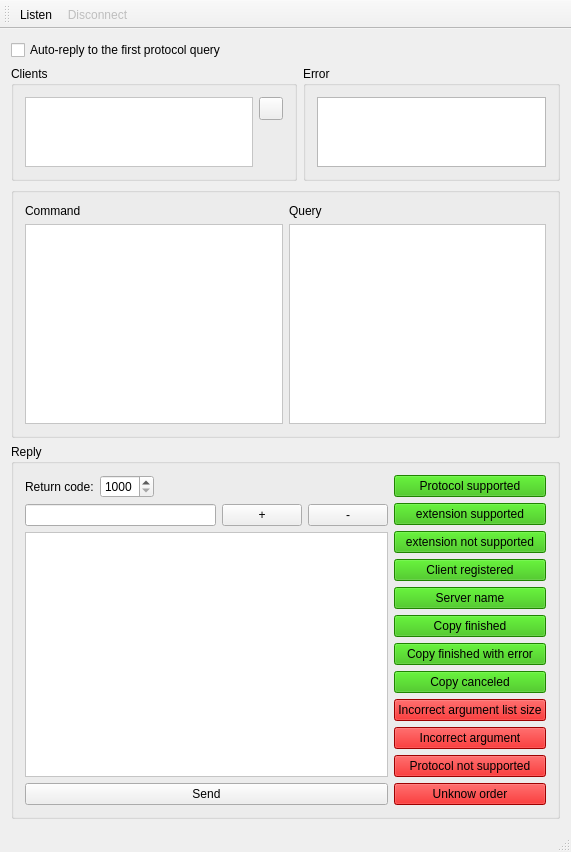
<?xml version="1.0" encoding="UTF-8"?>
<ui version="4.0">
 <class>MainWindow</class>
 <widget class="QMainWindow" name="MainWindow">
  <property name="geometry">
   <rect>
    <x>0</x>
    <y>0</y>
    <width>571</width>
    <height>805</height>
   </rect>
  </property>
  <property name="windowTitle">
   <string>Test server catchcopy</string>
  </property>
  <property name="windowIcon">
   <iconset resource="resources.qrc">
    <normaloff>:/images/main.png</normaloff>:/images/main.png</iconset>
  </property>
  <widget class="QWidget" name="centralWidget">
   <layout class="QVBoxLayout" name="verticalLayout_5">
    <item>
     <widget class="QCheckBox" name="checkBoxAutoReply">
      <property name="text">
       <string>Auto-reply to the first protocol query</string>
      </property>
     </widget>
    </item>
    <item>
     <layout class="QHBoxLayout" name="horizontalLayout_4">
      <item>
       <widget class="QGroupBox" name="groupBoxClients">
        <property name="title">
         <string>Clients</string>
        </property>
        <layout class="QHBoxLayout" name="horizontalLayout">
         <item>
          <widget class="QListWidget" name="listClient">
           <property name="styleSheet">
            <string notr="true">background-image: url(:/images/system-users.png);
background-position	: center;
background-repeat	: no-repeat;
background-color	: #fff;
background-attachment	: fixed;</string>
           </property>
          </widget>
         </item>
         <item>
          <layout class="QVBoxLayout" name="verticalLayout_4">
           <item>
            <widget class="QToolButton" name="toolButton">
             <property name="icon">
              <iconset resource="resources.qrc">
               <normaloff>:/images/list-remove-user.png</normaloff>:/images/list-remove-user.png</iconset>
             </property>
            </widget>
           </item>
           <item>
            <spacer name="verticalSpacer">
             <property name="orientation">
              <enum>Qt::Vertical</enum>
             </property>
             <property name="sizeHint" stdset="0">
              <size>
               <width>20</width>
               <height>40</height>
              </size>
             </property>
            </spacer>
           </item>
          </layout>
         </item>
        </layout>
       </widget>
      </item>
      <item>
       <widget class="QGroupBox" name="groupBox">
        <property name="title">
         <string>Error</string>
        </property>
        <layout class="QVBoxLayout" name="verticalLayout_3">
         <item>
          <widget class="QListWidget" name="listError"/>
         </item>
        </layout>
       </widget>
      </item>
     </layout>
    </item>
    <item>
     <widget class="QGroupBox" name="groupBoxQuery">
      <layout class="QGridLayout" name="gridLayout_2">
       <item row="0" column="1">
        <widget class="QLabel" name="label">
         <property name="text">
          <string>Command</string>
         </property>
        </widget>
       </item>
       <item row="2" column="2">
        <widget class="QListWidget" name="listCommandListSended">
         <property name="enabled">
          <bool>false</bool>
         </property>
         <property name="styleSheet">
          <string notr="true">background-image: url(:/images/download.png);
background-position	: center;
background-repeat	: no-repeat;
background-color	: #fff;
background-attachment	: fixed;
</string>
         </property>
        </widget>
       </item>
       <item row="2" column="1">
        <widget class="QListWidget" name="listCommand">
         <property name="minimumSize">
          <size>
           <width>0</width>
           <height>200</height>
          </size>
         </property>
         <property name="styleSheet">
          <string notr="true">background-image: url(:/images/tools-report-bug.png);
background-position	: center;
background-repeat	: no-repeat;
background-color	: #fff;
background-attachment	: fixed;
</string>
         </property>
        </widget>
       </item>
       <item row="0" column="2">
        <widget class="QLabel" name="labelQuery">
         <property name="text">
          <string>Query</string>
         </property>
        </widget>
       </item>
      </layout>
     </widget>
    </item>
    <item>
     <widget class="QGroupBox" name="groupBoxReply">
      <property name="title">
       <string>Reply</string>
      </property>
      <layout class="QHBoxLayout" name="horizontalLayout_5">
       <item>
        <layout class="QVBoxLayout" name="verticalLayout">
         <item>
          <layout class="QHBoxLayout" name="horizontalLayout_3">
           <item>
            <widget class="QLabel" name="label_4">
             <property name="text">
              <string>Return code:</string>
             </property>
            </widget>
           </item>
           <item>
            <widget class="QSpinBox" name="spinBoxReturnCode">
             <property name="minimum">
              <number>1000</number>
             </property>
             <property name="maximum">
              <number>5999</number>
             </property>
            </widget>
           </item>
           <item>
            <spacer name="horizontalSpacer">
             <property name="orientation">
              <enum>Qt::Horizontal</enum>
             </property>
             <property name="sizeHint" stdset="0">
              <size>
               <width>40</width>
               <height>20</height>
              </size>
             </property>
            </spacer>
           </item>
          </layout>
         </item>
         <item>
          <layout class="QHBoxLayout" name="horizontalLayout_2">
           <item>
            <widget class="QLineEdit" name="lineEditRawSendText">
             <property name="minimumSize">
              <size>
               <width>128</width>
               <height>0</height>
              </size>
             </property>
            </widget>
           </item>
           <item>
            <widget class="QPushButton" name="RawSendAdd">
             <property name="text">
              <string>+</string>
             </property>
            </widget>
           </item>
           <item>
            <widget class="QPushButton" name="RawSendRemove">
             <property name="text">
              <string>-</string>
             </property>
            </widget>
           </item>
          </layout>
         </item>
         <item>
          <widget class="QListWidget" name="listRawSend">
           <property name="styleSheet">
            <string notr="true">background-image: url(:/images/upload.png);
background-position	: center;
background-repeat	: no-repeat;
background-color	: #fff;
background-attachment	: fixed;
</string>
           </property>
          </widget>
         </item>
         <item>
          <widget class="QPushButton" name="sendRawList">
           <property name="text">
            <string>Send</string>
           </property>
          </widget>
         </item>
        </layout>
       </item>
       <item>
        <layout class="QVBoxLayout" name="verticalLayout_2">
         <item>
          <widget class="QPushButton" name="pushButtonReplyProtocoSupported">
           <property name="styleSheet">
            <string notr="true">background-color: rgb(43, 185, 0);</string>
           </property>
           <property name="text">
            <string>Protocol supported</string>
           </property>
          </widget>
         </item>
         <item>
          <widget class="QPushButton" name="pushButtonReplyExtensionSupported">
           <property name="styleSheet">
            <string notr="true">background-color: rgb(43, 185, 0);</string>
           </property>
           <property name="text">
            <string>extension supported</string>
           </property>
          </widget>
         </item>
         <item>
          <widget class="QPushButton" name="pushButtonReplyExtensionNotSupported">
           <property name="styleSheet">
            <string notr="true">background-color: rgb(43, 185, 0);</string>
           </property>
           <property name="text">
            <string>extension not supported</string>
           </property>
          </widget>
         </item>
         <item>
          <widget class="QPushButton" name="pushButtonReplyClientRegistred">
           <property name="styleSheet">
            <string notr="true">background-color: rgb(43, 185, 0);</string>
           </property>
           <property name="text">
            <string>Client registered</string>
           </property>
          </widget>
         </item>
         <item>
          <widget class="QPushButton" name="pushButtonReplyServerName">
           <property name="styleSheet">
            <string notr="true">background-color: rgb(43, 185, 0);</string>
           </property>
           <property name="text">
            <string>Server name</string>
           </property>
          </widget>
         </item>
         <item>
          <widget class="QPushButton" name="pushButtonReplyCopyFinished">
           <property name="styleSheet">
            <string notr="true">background-color: rgb(43, 185, 0);</string>
           </property>
           <property name="text">
            <string>Copy finished</string>
           </property>
          </widget>
         </item>
         <item>
          <widget class="QPushButton" name="pushButtonReplyCopyFinishedWithError">
           <property name="styleSheet">
            <string notr="true">background-color: rgb(43, 185, 0);</string>
           </property>
           <property name="text">
            <string>Copy finished with error</string>
           </property>
          </widget>
         </item>
         <item>
          <widget class="QPushButton" name="pushButtonReplyCopyCanceled">
           <property name="styleSheet">
            <string notr="true">background-color: rgb(43, 185, 0);</string>
           </property>
           <property name="text">
            <string>Copy canceled</string>
           </property>
          </widget>
         </item>
         <item>
          <widget class="QPushButton" name="pushButtonReplyWrongArgListSize">
           <property name="styleSheet">
            <string notr="true">background-color: rgb(220, 0, 0);</string>
           </property>
           <property name="text">
            <string>Incorrect argument list size</string>
           </property>
          </widget>
         </item>
         <item>
          <widget class="QPushButton" name="pushButtonReplyWrongArg">
           <property name="styleSheet">
            <string notr="true">background-color: rgb(220, 0, 0);</string>
           </property>
           <property name="text">
            <string>Incorrect argument</string>
           </property>
          </widget>
         </item>
         <item>
          <widget class="QPushButton" name="pushButtonReplyProtocolNotSupported">
           <property name="styleSheet">
            <string notr="true">background-color: rgb(220, 0, 0);</string>
           </property>
           <property name="text">
            <string>Protocol not supported</string>
           </property>
          </widget>
         </item>
         <item>
          <widget class="QPushButton" name="pushButtonReplyUnknowOrder">
           <property name="styleSheet">
            <string notr="true">background-color: rgb(220, 0, 0);</string>
           </property>
           <property name="text">
            <string>Unknow order</string>
           </property>
          </widget>
         </item>
         <item>
          <spacer name="verticalSpacer_2">
           <property name="orientation">
            <enum>Qt::Vertical</enum>
           </property>
           <property name="sizeHint" stdset="0">
            <size>
             <width>20</width>
             <height>40</height>
            </size>
           </property>
          </spacer>
         </item>
        </layout>
       </item>
      </layout>
     </widget>
    </item>
   </layout>
  </widget>
  <widget class="QToolBar" name="mainToolBar">
   <property name="iconSize">
    <size>
     <width>48</width>
     <height>48</height>
    </size>
   </property>
   <property name="toolButtonStyle">
    <enum>Qt::ToolButtonTextBesideIcon</enum>
   </property>
   <attribute name="toolBarArea">
    <enum>TopToolBarArea</enum>
   </attribute>
   <attribute name="toolBarBreak">
    <bool>false</bool>
   </attribute>
   <addaction name="actionListen"/>
   <addaction name="actionDisconnect"/>
  </widget>
  <widget class="QStatusBar" name="statusBar"/>
  <action name="actionListen">
   <property name="icon">
    <iconset resource="resources.qrc">
     <normaloff>:/images/dialog-ok-apply.png</normaloff>:/images/dialog-ok-apply.png</iconset>
   </property>
   <property name="text">
    <string>Listen</string>
   </property>
  </action>
  <action name="actionDisconnect">
   <property name="enabled">
    <bool>false</bool>
   </property>
   <property name="icon">
    <iconset resource="resources.qrc">
     <normaloff>:/images/process-stop.png</normaloff>:/images/process-stop.png</iconset>
   </property>
   <property name="text">
    <string>Disconnect</string>
   </property>
  </action>
 </widget>
 <layoutdefault spacing="6" margin="11"/>
 <resources>
  <include location="resources.qrc"/>
 </resources>
 <connections/>
</ui>
